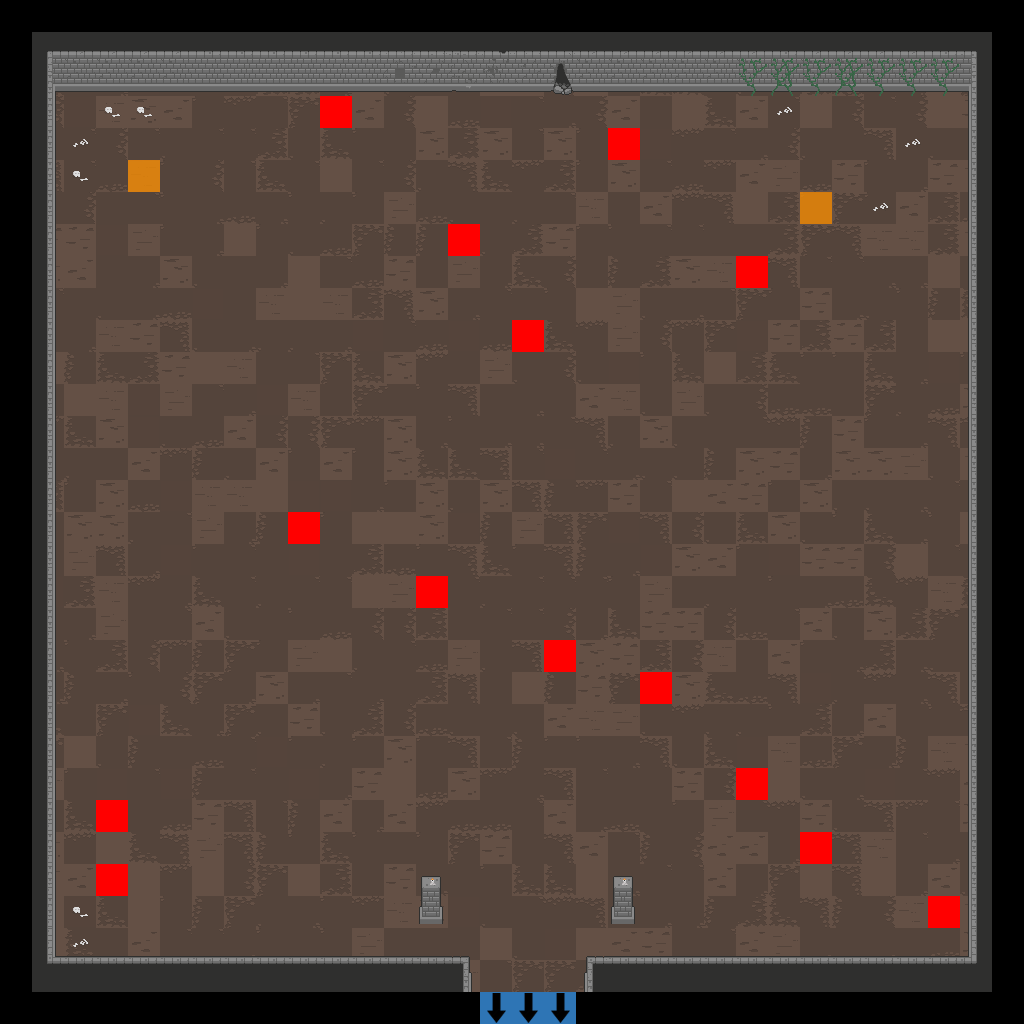

Tiled map render using the project's own tile images. Description and the map definition, with tile-layer contents summarised, below:
An orthogonal 32x32 tile map with 32x32 px tiles, 7 tile layers (Floor, Walls, Doors, Pillars, ...), 2 tilesets.

<map version="1.2" tiledversion="2019.04.18" orientation="orthogonal" renderorder="right-down" width="32" height="32" tilewidth="32" tileheight="32" infinite="0" nextlayerid="22" nextobjectid="1">
 <tileset firstgid="1" source="Dungeon_Tileset_2.tsx" />
 <tileset firstgid="321" source="flags.tsx" />
 <layer id="15" name="Floor" width="32" height="32">
  <data>[1024 cells, 900 non-empty, 25 distinct tile ids]</data>
 </layer>
 <layer id="16" name="Walls" width="32" height="32">
  <data>[1024 cells, 170 non-empty, 33 distinct tile ids]</data>
 </layer>
 <layer id="17" name="Doors" width="32" height="32">
  <data>[1024 cells, 0 non-empty, 0 distinct tile ids]</data>
 </layer>
 <layer id="18" name="Pillars" width="32" height="32">
  <data>[1024 cells, 4 non-empty, 2 distinct tile ids]</data>
 </layer>
 <layer id="19" name="Candles" width="32" height="32">
  <data>[1024 cells, 2 non-empty, 1 distinct tile ids]</data>
 </layer>
 <layer id="20" name="Debris" width="32" height="32">
  <data>[1024 cells, 23 non-empty, 6 distinct tile ids]</data>
 </layer>
 <layer id="21" name="Flags" width="32" height="32">
  <data>[1024 cells, 19 non-empty, 3 distinct tile ids]</data>
 </layer>
</map>
